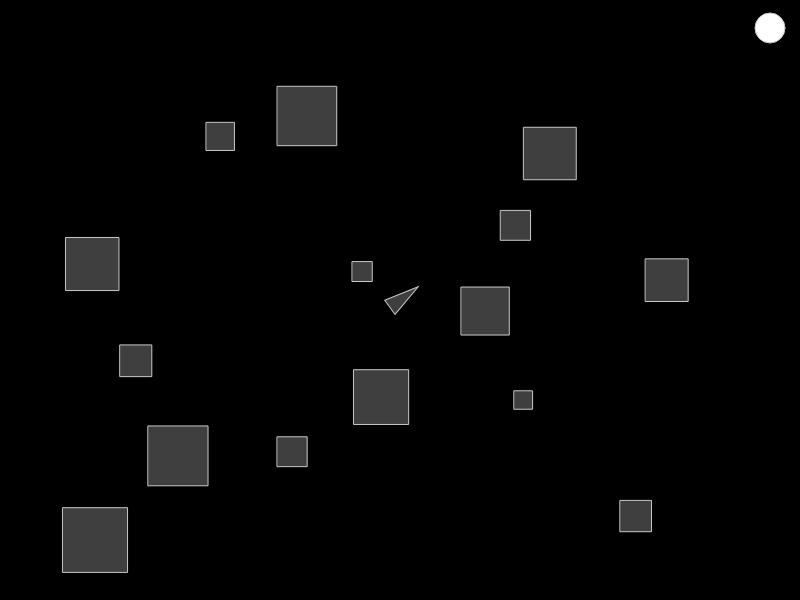
Frame 1 (no input)
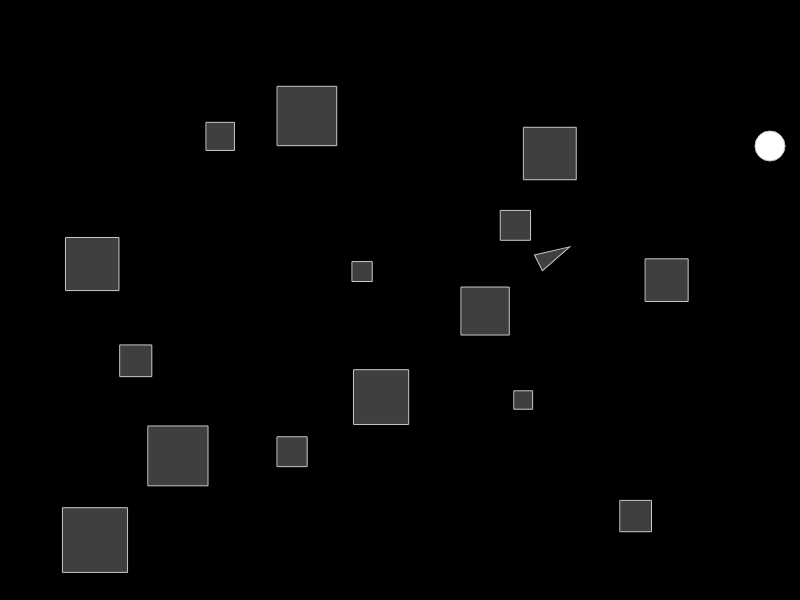
Frame 60 (no input)
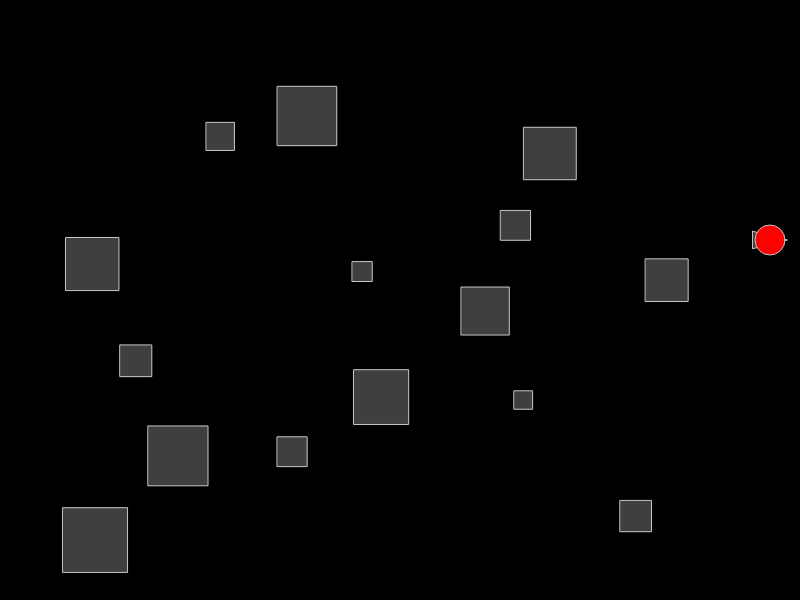
Frame 120 (the mouse pressed at the canvas centre since frame 60)

The p5.js sketch that drew these frames (run headless with seeded random() and noise() and a simulated clock; from frame 60 on, the mouse is pressed at the canvas centre):

// p5.js sketch
// ── sketch.js
/**
 * Created by AroundTheCorner on 7/1/2017.
 */
var bird;
var target;
var maxObstacles = 15;
var obstacles = [];
var updateFromBeg = true;


function setup() {
    createCanvas(800, 600);
    resetSketch();

    while (obstacles.length < maxObstacles) {
        var x = random(700) + 50;
        var y = random(500) + 50;
        var size = random(50) + 15;
        var doesOverlap = false;

        var currObstacle = new Obstacle(x, y, size);
        if (currObstacle.doOverlap(bird.pos.x, bird.pos.y, bird.size).result) {
            continue;
        }

        for (var i = 0; i < obstacles.length; i++) {
            if (obstacles[i].doOverlap(currObstacle.x, currObstacle.y, currObstacle.size).result) {
                doesOverlap = true;
                break;
            }
        }

        if (!doesOverlap) {
            obstacles.push(currObstacle);
        }
    }
}

function resetSketch() {
    bird = new Bird(width / 2, height / 2, 35);
    target = new Target(770, 30, 30);
}

function draw() {
    background(0);

    var d = dist(bird.pos.x, bird.pos.y, target.x, target.y)

    if (d <= target.speed) {
        target.gotCaught();
        target.changeColor();
    }

    stroke(200);
    fill(200, 200, 200, 80);

    obstacles.forEach(function (currentValue) {
        currentValue.draw();
    });

    bird.seek(createVector(target.x, target.y));
    bird.update();
    bird.show();
    target.update(updateFromBeg);
    target.show();

}
// ── bird.js
/**
 * Created by AroundTheCorner on 7/1/2017.
 */
function Bird(x, y, size) {

    this.size = size;
    this.pos = createVector(x, y);

    this.v = createVector();
    this.a = createVector();

    this.maxSeekVelocity = 5;
    this.maxSeekForce = 5;

    this.halfSize = size/2;

    this.topLeft = {
        x: x - this.size /2,
        y: y - this.size /2
    };
    this.bottomRight = {
        x: x + this.size /2,
        y: y + this.size /2
    };

    this.applyForce = function (force) {
        this.a.add(force);
    };

    this.seek = function (target) {

        var desire = p5.Vector.sub(target, this.pos);
        desire.limit(this.maxSeekVelocity);

        var seekForce = p5.Vector.sub(desire, this.v);
        seekForce.limit(this.maxSeekForce);

        var collideResult = this.isColliding();
        if (collideResult.result) {
            var y = collideResult.orientation;
            var x = y*Math.PI/4;
            console.log(x, y);
            this.v.rotate(x);
        } else {
            this.applyForce(seekForce);
        }
    };

    this.update = function () {
        this.v.add(this.a);
        this.pos.add(this.v);

        this.a.mult(0);

        this.topLeft = {
            x: this.pos.x - this.size /2,
            y: this.pos.y - this.size /2
        };
        this.bottomRight = {
            x: this.pos.x + this.size /2,
            y: this.pos.y + this.size /2
        };
    };

    this.show = function () {

        push();
        translate(this.pos.x, this.pos.y);
        rotate(this.v.heading());
        beginShape();
        vertex(-this.size / 2, -this.size / 4);
        vertex(this.size / 2, 0);
        vertex(-this.size / 2, this.size / 4);
        endShape(CLOSE);
        pop();
    };

    this.isColliding = function () {
        var result = {
            result: false
        };

        var self = this;
        obstacles.forEach(function (obstacle) {
            var overlapResult = obstacle.doOverlap(self.pos.x, self.pos.y, self.size);
            if (overlapResult.result) {
                result = overlapResult;
            }
        });

        return result;
    }
}
// ── obstacle.js
/**
 * Created by AroundTheCorner on 7/1/2017.
 */
function Obstacle(x, y, size) {
    this.x = x;
    this.y = y;
    this.size = size;

    this.halfSize = size/2;

    this.topLeft = {
        x: x - this.halfSize,
        y: y - this.halfSize
    };
    this.bottomRight = {
        x: x + this.halfSize,
        y: y + this.halfSize
    };
}

Obstacle.prototype.doOverlap = function (x, y, size) {
    var w = h = 0.5 * (this.size + size);
    var dx = this.x - x;
    var dy = this.y - y;

    if (Math.abs(dx) <= w && Math.abs(dy) <= h) {
        /* collision! */
        var wy = w * dy;
        var hx = h * dx;

        if (wy > hx) {
            if (wy > -hx) {
                /* collision at the top */
                return {
                    result: true,
                    orientation: -1
                }
            } else {
                /* on the left */
                return {
                    result: true,
                    orientation: -1
                }
            }
        } else {
            if (wy > -hx) {
                /* on the right */
                return {
                    result: true,
                    orientation: +1
                }
            } else {
                /* at the bottom */
                return {
                    result: true,
                    orientation: +1
                }
            }
        }
    }

    return {
        result: false
    };

    if (this.topLeft.x > obstacle.bottomRight.x) {
        return {
            result:false,
            orientation: 1
        };
    }
    if (obstacle.topLeft.x > this.bottomRight.x) {
        return {
            result:false,
            orientation: -1
        };
    }

    if (this.topLeft.y > obstacle.bottomRight.y) {
        return {
            result:false,
            orientation: -1
        };
    }

    if (obstacle.topLeft.y > this.bottomRight.y) {
        return {
            result:false,
            orientation: 1
        };
    }

    return {
        result:true
    };
};

Obstacle.prototype.draw = function () {
    rect(this.topLeft.x, this.topLeft.y, this.size, this.size);
};
// ── target.js
/**
 * Created by AroundTheCorner on 7/1/2017.
 */
function Target(x, y, diameter) {
    this.x = x;
    this.y = y;
    this.diameter = diameter;
    this.col = color(255);

    this.speed = 2;

    this.changeColor = function () {
        this.col = color(255, 0, 0);
    }

    this.show = function () {
        fill(this.col);
        ellipse(this.x, this.y, this.diameter, this.diameter);
    }

    this.gotCaught = function () {
        this.speed = 0;
    }

    this.update = function (update) {
        if (!update) {
            var maxTargetHeight = height - 30;
            if (this.y < maxTargetHeight) {
                this.y = this.y + this.speed;
                if (this.y >= maxTargetHeight) {
                    updateFromBeg = true;
                }
            }
        } else {
            var minTargetHeight = 30;
            if (this.y >=minTargetHeight) {
                this.y = this.y - this.speed;
                if (this.y < minTargetHeight) {
                    updateFromBeg = false;
                }
            }
        }

    }
}
